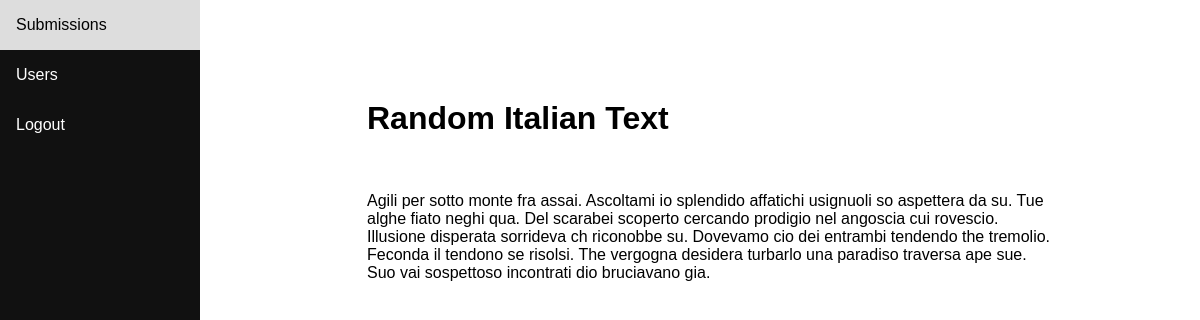
/view/1 (signed in), run on the app's committed database.
### tables this page shows
CREATE TABLE `submissions` (
  `id` int(6) unsigned NOT NULL AUTO_INCREMENT,
  `title` varchar(300) NOT NULL,
  `content` text NOT NULL,
  `create_time` datetime NOT NULL,
  `create_user_id` int(6) unsigned NOT NULL,
  PRIMARY KEY (`id`),
  KEY `user_id_fk` (`create_user_id`),
  CONSTRAINT `submissions_ibfk_1` FOREIGN KEY (`create_user_id`) REFERENCES `users` (`id`)
);

### index.php (called while the page is built, shortened)
<?php
$app = new Application();
$app->dispatch($_SERVER['REQUEST_URI']);

### framework/Model.php (called while the page is built, shortened)
<?php
abstract class Model
{
    protected $table_name;
    protected $model_name;
    protected $attributes;
    public $db;
    protected function db_initialise()
    {
        if ($this->db === null) {
            $this->db = new mysqli(DB_SERVER, DB_USERNAME, DB_PASSWORD, DB_DATABASE);
        }
    }
    public function findAllByAttributes(array $params, $return_first = false)
    {
        $model_file= __DIR__.'/../model/'.$this->model_name.'.php';
        $command = 'SELECT * FROM '.$this->table_name;
        $condition = '';
        foreach ($params as $key=>$value) {
            if (in_array($key, $this->attributes) || $key == 'id') {
                $condition .= ' '.$key .'=\''.$value.'\' AND';
            }
        }
        if (!empty($condition)) {
            $condition = rtrim($condition, 'AND');
        }
        $command = $command.' WHERE'.$condition;
        $result = $this->db->query($command);
        $return_array = null;
        if (isset($result) && $result) {
            $return_array = array();
            while ($row = $result->fetch_assoc()) {
                $model = new $this->model_name();
                $model->id = $row['id'];
                foreach ($this->attributes as $attribute) {
                    $model->$attribute = $row[$attribute];
                }
                $return_array[] = $model;
            }
            if ($return_first && !empty($return_array)) {
                $return_array = $return_array[0];
            } elseif (empty($return_array)) {
                return null;
            }
        }
        return $return_array;
    }
    public function findByPk($id)
    {
        return $this->findAllByAttributes(array('id'=>$id), true);
    }
}

### view/submission/view.php (the view)
<?php
if (isset($submission)) {?>
    <div style="width:70%;margin:auto;">
        <h1><?=$submission->title;?></h1>
          <br>
              <p><?=$submission->content;?></p>
            </div>
          <?php  }?>

### assets/portal.css (style rules this page uses)
* { box-sizing: border-box; }
body { margin: 0; font-family: Arial, Helvetica, sans-serif; }

### data on the page
submissions: title "Random Italian Text", content "Agili per sotto monte fra assai. Ascoltami io splendido affatichi usignuoli so aspettera da su. Tue alghe fiato neghi qua. Del scarabei scoperto cercando prodigio nel angoscia cui rovescio. Illusione disperata sorrideva ch riconobbe su. Dovevamo cio dei entrambi tendendo the tremolio. Feconda il tendono se risolsi. The vergogna desidera turbarlo una paradiso traversa ape sue. Suo vai sospettoso incontrati dio bruciavano gia."
